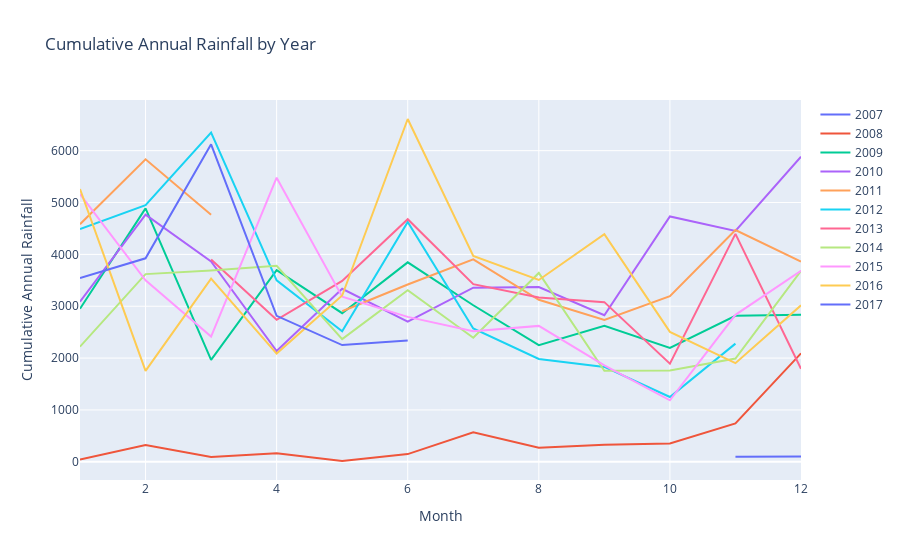

The cell this chart's notebook holds for it:
### Code cell
import plotly.graph_objs as go
from plotly.subplots import make_subplots

# group data by year and month
rain_data = df.groupby([df.index.year, df.index.month])['Rainfall'].sum()

# create a new dataframe with columns for year, month, and rainfall
rain_df = pd.DataFrame({'Year': [y for y, _ in rain_data.index],
                        'Month': [m for _, m in rain_data.index],
                        'Rainfall': rain_data.values})

# pivot the dataframe to create columns for each year
rain_pivot = rain_df.pivot(index='Month', columns='Year', values='Rainfall')

# create subplot
fig = make_subplots(rows=1, cols=1)

# add traces for each year
for year in rain_pivot.columns:
    fig.add_trace(go.Scatter(x=rain_pivot.index, y=rain_pivot[year],
                             mode='lines', name=str(year)),
                  row=1, col=1)

# set layout
fig.update_layout(title='Cumulative Annual Rainfall by Year',
                  xaxis_title='Month',
                  yaxis_title='Cumulative Annual Rainfall')

# show the plot
fig.show()
print(fig)

### Figure 1 — Plotly figure (JSON) as saved in the notebook; plotly's stock layout.template omitted (floating-point values rounded to 4 significant figures)
{"data": [{"mode": "lines", "name": "2007", "type": "scatter", "x": [1, 2, 3, 4, 5, 6, 7, 8, 9, 10, 11, 12], "xaxis": "x", "y": [null, null, null, null, null, null, null, null, null, null, 95.4, 101], "yaxis": "y"}, {"mode": "lines", "name": "2008", "type": "scatter", "x": [1, 2, 3, 4, 5, 6, 7, 8, 9, 10, 11, 12], "xaxis": "x", "y": [43.8, 323, 93.4, 164, 15.8, 149, 569.4, 273.6, 331.4, 352.6, 741, 2092], "yaxis": "y"}, {"mode": "lines", "name": "2009", "type": "scatter", "x": [1, 2, 3, 4, 5, 6, 7, 8, 9, 10, 11, 12], "xaxis": "x", "y": [2951.0, 4888.0, 1964.0, 3695.0, 2866.0, 3847.0, 3019.0, 2250.0, 2622.0, 2195.0, 2817.0, 2835.0], "yaxis": "y"}, {"mode": "lines", "name": "2010", "type": "scatter", "x": [1, 2, 3, 4, 5, 6, 7, 8, 9, 10, 11, 12], "xaxis": "x", "y": [3089.0, 4768.0, 3864.0, 2136.0, 3336.0, 2704.0, 3359.0, 3369.0, 2827.0, 4732.0, 4452.0, 5884.0], "yaxis": "y"}, {"mode": "lines", "name": "2011", "type": "scatter", "x": [1, 2, 3, 4, 5, 6, 7, 8, 9, 10, 11, 12], "xaxis": "x", "y": [4583.0, 5833.0, 4763.0, null, 2904.0, 3419.0, 3904.0, 3125, 2735.0, 3194.0, 4470.0, 3862.0], "yaxis": "y"}, {"mode": "lines", "name": "2012", "type": "scatter", "x": [1, 2, 3, 4, 5, 6, 7, 8, 9, 10, 11, 12], "xaxis": "x", "y": [4488.0, 4950.0, 6349, 3499, 2519.0, 4627.0, 2572.0, 1984.0, 1829.0, 1251.0, 2280.0, null], "yaxis": "y"}, {"mode": "lines", "name": "2013", "type": "scatter", "x": [1, 2, 3, 4, 5, 6, 7, 8, 9, 10, 11, 12], "xaxis": "x", "y": [4024.0, null, 3901, 2738.0, 3489, 4678.0, 3426.0, 3167.0, 3079.0, 1892.0, 4396, 1794], "yaxis": "y"}, {"mode": "lines", "name": "2014", "type": "scatter", "x": [1, 2, 3, 4, 5, 6, 7, 8, 9, 10, 11, 12], "xaxis": "x", "y": [2221, 3620.0, 3689.0, 3779.0, 2366.0, 3309.0, 2393.0, 3642.0, 1756.0, 1763.0, 1991.0, 3681.0], "yaxis": "y"}, {"mode": "lines", "name": "2015", "type": "scatter", "x": [1, 2, 3, 4, 5, 6, 7, 8, 9, 10, 11, 12], "xaxis": "x", "y": [5161.0, 3501.0, 2414.0, 5478.0, 3185.0, 2795.0, 2516.0, 2621.0, 1860.0, 1186.0, 2834.0, 3682.0], "yaxis": "y"}, {"mode": "lines", "name": "2016", "type": "scatter", "x": [1, 2, 3, 4, 5, 6, 7, 8, 9, 10, 11, 12], "xaxis": "x", "y": [5260.0, 1753, 3534.0, 2087.0, 3207.0, 6611.0, 3970.0, 3506, 4389.0, 2506.0, 1903.0, 3018.0], "yaxis": "y"}, {"mode": "lines", "name": "2017", "type": "scatter", "x": [1, 2, 3, 4, 5, 6, 7, 8, 9, 10, 11, 12], "xaxis": "x", "y": [3545.0, 3925.0, 6122.0, 2816.0, 2251.0, 2339.0, null, null, null, null, null, null], "yaxis": "y"}], "layout": {"title": {"text": "Cumulative Annual Rainfall by Year"}, "xaxis": {"anchor": "y", "domain": [0, 1], "title": {"text": "Month"}}, "yaxis": {"anchor": "x", "domain": [0, 1], "title": {"text": "Cumulative Annual Rainfall"}}}}
